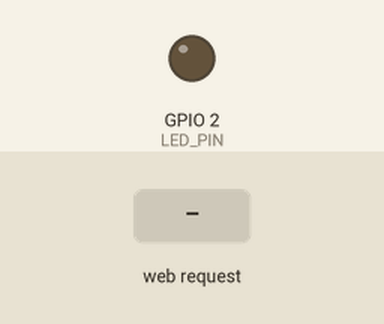
Simulated run of this sketch. Board: ESP32. On the bench: output pins drawn as LEDs (lit = HIGH). Dashed ring = blinking. The test bench sets the inputs (shaded band). WiFi joins after 1.5 s; servers stay silent unless stated; what the sketch prints to the serial monitor is not drawn.

Above: at 0.1 s.
At 2.7 s:
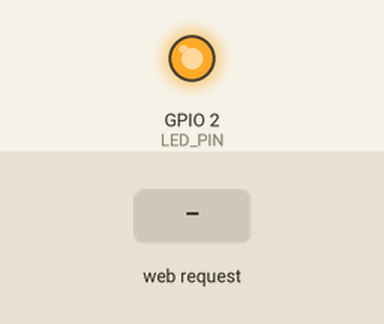
2.8 s: HTTP request GET /setDelay?ms=120 received
At 2.86 s:
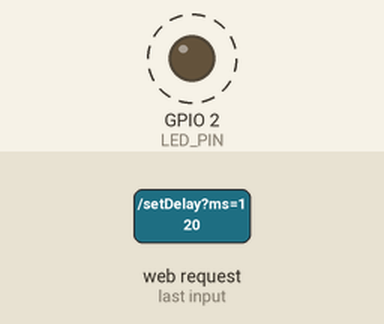
Timing chart, 0 to 11.8 s (numbered marks = the images above; inputs shaded):
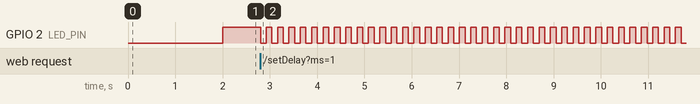

Measured:
- after the input at 2.8 s, GPIO 2 (LED_PIN): alternates HIGH for 0.12 s and LOW for 0.12 s, starting at once

The sketch:

OTAUpdateofBlinkDelay.ino
```cpp
#include <Arduino.h>
#include <WiFi.h>
#include <WebServer.h>
#include <ArduinoOTA.h>

// Configure your Wi-Fi credentials.
const char* WIFI_SSID = "YOUR_WIFI_SSID";
const char* WIFI_PASSWORD = "YOUR_WIFI_PASSWORD";

// LED pin for most ESP32 dev boards.
constexpr uint8_t LED_PIN = 2;

// Blink delay in milliseconds (starts at 2 seconds).
volatile uint32_t blinkDelayMs = 2000;

WebServer server(80);

void handleRoot() {
  String message;
  message += "ESP32 Blink + OTA control\n";
  message += "Current delay (ms): ";
  message += String(blinkDelayMs);
  message += "\n\n";
  message += "Update delay with: /setDelay?ms=<value>\n";
  message += "Example: /setDelay?ms=500\n";
  server.send(200, "text/plain", message);
}

void handleSetDelay() {
  if (!server.hasArg("ms")) {
    server.send(400, "text/plain", "Missing 'ms' query parameter. Example: /setDelay?ms=2000");
    return;
  }

  const long requestedDelay = server.arg("ms").toInt();
  if (requestedDelay < 50 || requestedDelay > 600000) {
    server.send(400, "text/plain", "Delay must be between 50 and 600000 ms.");
    return;
  }

  blinkDelayMs = static_cast<uint32_t>(requestedDelay);

  String response = "Updated delay to ";
  response += String(blinkDelayMs);
  response += " ms";
  server.send(200, "text/plain", response);
}

void setupOTA() {
  ArduinoOTA.setHostname("esp32-blink");

  ArduinoOTA.onStart([]() {
    Serial.println("OTA update started.");
  });

  ArduinoOTA.onEnd([]() {
    Serial.println("\nOTA update finished.");
  });

  ArduinoOTA.onProgress([](unsigned int progress, unsigned int total) {
    Serial.printf("OTA Progress: %u%%\r", (progress * 100U) / total);
  });

  ArduinoOTA.onError([](ota_error_t error) {
    Serial.printf("OTA Error[%u]: ", error);
    if (error == OTA_AUTH_ERROR) {
      Serial.println("Auth Failed");
    } else if (error == OTA_BEGIN_ERROR) {
      Serial.println("Begin Failed");
    } else if (error == OTA_CONNECT_ERROR) {
      Serial.println("Connect Failed");
    } else if (error == OTA_RECEIVE_ERROR) {
      Serial.println("Receive Failed");
    } else if (error == OTA_END_ERROR) {
      Serial.println("End Failed");
    }
  });

  ArduinoOTA.begin();
  Serial.println("Arduino OTA ready.");
}

void connectToWiFi() {
  WiFi.mode(WIFI_STA);
  WiFi.begin(WIFI_SSID, WIFI_PASSWORD);

  Serial.print("Connecting to Wi-Fi");
  while (WiFi.status() != WL_CONNECTED) {
    delay(500);
    Serial.print('.');
  }

  Serial.println();
  Serial.print("Connected. IP address: ");
  Serial.println(WiFi.localIP());
}

void setupWebServer() {
  server.on("/", HTTP_GET, handleRoot);
  server.on("/setDelay", HTTP_GET, handleSetDelay);
  server.begin();
  Serial.println("HTTP server started.");
}

void setup() {
  Serial.begin(115200);
  pinMode(LED_PIN, OUTPUT);

  connectToWiFi();
  setupOTA();
  setupWebServer();
}

void loop() {
  static uint32_t lastToggle = 0;
  static bool ledState = false;

  const uint32_t now = millis();
  if (now - lastToggle >= blinkDelayMs) {
    ledState = !ledState;
    digitalWrite(LED_PIN, ledState ? HIGH : LOW);
    lastToggle = now;
  }

  server.handleClient();
  ArduinoOTA.handle();
}
```
